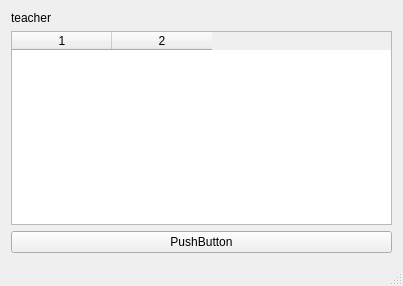
<?xml version="1.0" encoding="UTF-8"?>
<ui version="4.0">
 <class>MainWindow</class>
 <widget class="QMainWindow" name="MainWindow">
  <property name="geometry">
   <rect>
    <x>0</x>
    <y>0</y>
    <width>403</width>
    <height>286</height>
   </rect>
  </property>
  <property name="windowTitle">
   <string>MainWindow</string>
  </property>
  <widget class="QWidget" name="centralWidget">
   <layout class="QVBoxLayout" name="verticalLayout">
    <item>
     <widget class="QLabel" name="label1">
      <property name="text">
       <string>teacher</string>
      </property>
     </widget>
    </item>
    <item>
     <widget class="QTableWidget" name="teacher_table">
      <property name="columnCount">
       <number>2</number>
      </property>
      <column/>
      <column/>
     </widget>
    </item>
    <item>
     <widget class="QPushButton" name="pushButton">
      <property name="text">
       <string>PushButton</string>
      </property>
     </widget>
    </item>
   </layout>
  </widget>
  <widget class="QMenuBar" name="menuBar">
   <property name="geometry">
    <rect>
     <x>0</x>
     <y>0</y>
     <width>403</width>
     <height>23</height>
    </rect>
   </property>
  </widget>
  <widget class="QStatusBar" name="statusBar"/>
 </widget>
 <layoutdefault spacing="6" margin="11"/>
 <resources/>
 <connections/>
</ui>
